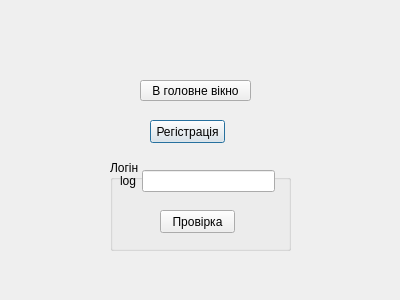
<?xml version="1.0" encoding="UTF-8"?>
<ui version="4.0">
 <class>Log</class>
 <widget class="QDialog" name="Log">
  <property name="geometry">
   <rect>
    <x>0</x>
    <y>0</y>
    <width>400</width>
    <height>300</height>
   </rect>
  </property>
  <property name="windowTitle">
   <string>Login</string>
  </property>
  <widget class="QPushButton" name="pushButton">
   <property name="geometry">
    <rect>
     <x>150</x>
     <y>120</y>
     <width>75</width>
     <height>23</height>
    </rect>
   </property>
   <property name="text">
    <string>Регістрація</string>
   </property>
  </widget>
  <widget class="QPushButton" name="pushButton_2">
   <property name="geometry">
    <rect>
     <x>140</x>
     <y>80</y>
     <width>111</width>
     <height>21</height>
    </rect>
   </property>
   <property name="text">
    <string>В головне вікно</string>
   </property>
  </widget>
  <widget class="QGroupBox" name="groupBox">
   <property name="geometry">
    <rect>
     <x>110</x>
     <y>160</y>
     <width>181</width>
     <height>91</height>
    </rect>
   </property>
   <property name="title">
    <string>Логін</string>
   </property>
   <widget class="QPushButton" name="pushButton_3">
    <property name="geometry">
     <rect>
      <x>50</x>
      <y>50</y>
      <width>75</width>
      <height>23</height>
     </rect>
    </property>
    <property name="text">
     <string>Провірка</string>
    </property>
   </widget>
   <widget class="QWidget" name="">
    <property name="geometry">
     <rect>
      <x>10</x>
      <y>10</y>
      <width>155</width>
      <height>22</height>
     </rect>
    </property>
    <layout class="QHBoxLayout" name="horizontalLayout">
     <item>
      <widget class="QLabel" name="label">
       <property name="text">
        <string>log</string>
       </property>
      </widget>
     </item>
     <item>
      <widget class="QLineEdit" name="lineEdit"/>
     </item>
    </layout>
   </widget>
  </widget>
 </widget>
 <resources/>
 <connections/>
</ui>
